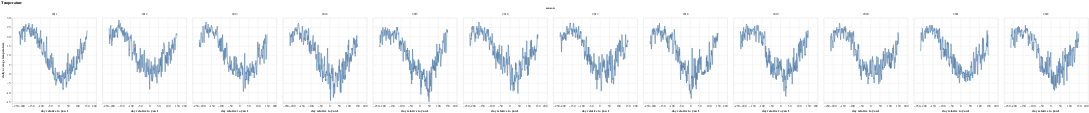

Notebook code cell kept with this figure:
### Code cell
(
    alt.Chart(data)
    .mark_line()
    .encode(
        alt.X("day_in_season", title="day relative to Jan 1"),
        alt.Y("temp", title="daily average temperature"),
    )
    .facet("season:N")
    .properties(title="Temperature")
)

### Figure 1 — Vega-Lite specification as saved in the notebook (floating-point values rounded to 4 significant figures; data arrays with more than 128 entries replaced by an {"elided": "..."} marker saying what was removed)
{"config": {"view": {"continuousWidth": 300, "continuousHeight": 300}}, "data": {"name": "data-a1764f8c32cc96c9ab59d167926e7453"}, "facet": {"field": "season", "type": "nominal"}, "spec": {"mark": {"type": "line"}, "encoding": {"x": {"field": "day_in_season", "title": "day relative to Jan 1", "type": "quantitative"}, "y": {"field": "temp", "title": "daily average temperature", "type": "quantitative"}}}, "title": "Temperature", "$schema": "https://vega.github.io/schema/vega-lite/v5.20.1.json", "datasets": {"data-a1764f8c32cc96c9ab59d167926e7453": {"elided": "4383 records"}}}
